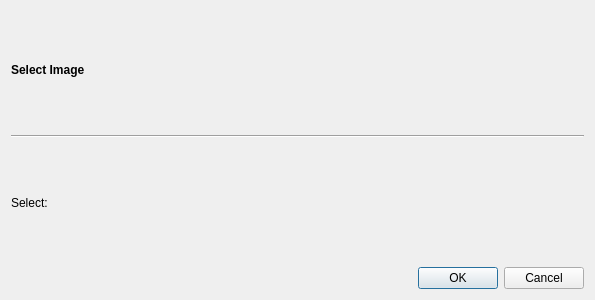
<?xml version="1.0" encoding="UTF-8"?>
<ui version="4.0">
 <class>ImageSelectDialog</class>
 <widget class="QDialog" name="ImageSelectDialog">
  <property name="geometry">
   <rect>
    <x>0</x>
    <y>0</y>
    <width>595</width>
    <height>300</height>
   </rect>
  </property>
  <property name="windowTitle">
   <string>Dialog</string>
  </property>
  <layout class="QVBoxLayout" name="verticalLayout">
   <item>
    <widget class="QLabel" name="titleLabel">
     <property name="font">
      <font>
       <bold>true</bold>
      </font>
     </property>
     <property name="text">
      <string>Select Image</string>
     </property>
    </widget>
   </item>
   <item>
    <widget class="Line" name="line">
     <property name="orientation">
      <enum>Qt::Horizontal</enum>
     </property>
    </widget>
   </item>
   <item>
    <widget class="QLabel" name="promptLabel">
     <property name="text">
      <string>Select:</string>
     </property>
    </widget>
   </item>
   <item>
    <widget class="QDialogButtonBox" name="buttonBox">
     <property name="orientation">
      <enum>Qt::Horizontal</enum>
     </property>
     <property name="standardButtons">
      <set>QDialogButtonBox::Cancel|QDialogButtonBox::Ok</set>
     </property>
    </widget>
   </item>
  </layout>
 </widget>
 <resources/>
 <connections>
  <connection>
   <sender>buttonBox</sender>
   <signal>accepted()</signal>
   <receiver>ImageSelectDialog</receiver>
   <slot>accept()</slot>
   <hints>
    <hint type="sourcelabel">
     <x>248</x>
     <y>254</y>
    </hint>
    <hint type="destinationlabel">
     <x>157</x>
     <y>274</y>
    </hint>
   </hints>
  </connection>
  <connection>
   <sender>buttonBox</sender>
   <signal>rejected()</signal>
   <receiver>ImageSelectDialog</receiver>
   <slot>reject()</slot>
   <hints>
    <hint type="sourcelabel">
     <x>316</x>
     <y>260</y>
    </hint>
    <hint type="destinationlabel">
     <x>286</x>
     <y>274</y>
    </hint>
   </hints>
  </connection>
 </connections>
</ui>
